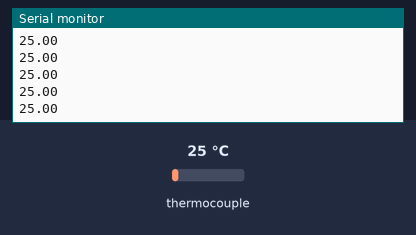
A sketch run on a simulated Arduino Uno, built with avr-gcc and run on an emulated ATmega328P. On the bench: the last lines printed to the serial monitor. The inputs (shaded band) are chosen by the test bench; at power-on: thermocouple 25 °C.

Above: at 1.7 s.
1.8 s: thermocouple set to 6 °C
At 2.3 s:
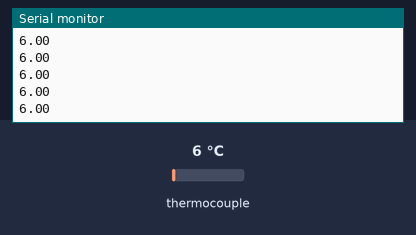
3.3 s: thermocouple set to 75 °C
At 4.1 s:
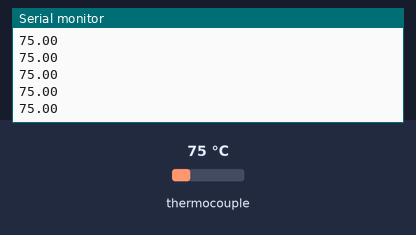
Timing chart, 0 to 6.3 s (numbered marks = the images above; inputs shaded):
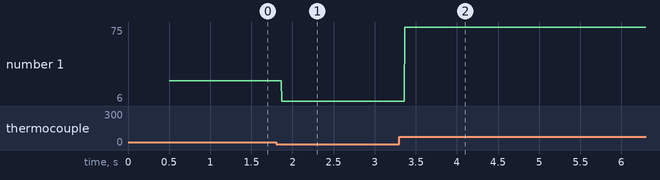

Measured:
- after the input at 1.8 s, the serial monitor: prints a new line after 0.07 s (image 1)
- after the input at 3.3 s, the serial monitor: prints a new line after 0.07 s (image 2)
- plotted number 1: 25 → 6 after the input at 1.8 s, 6 → 75 after the input at 3.3 s

The sketch:

index.ino
```cpp
// this example is public domain. enjoy! https://learn.adafruit.com/thermocouple/

#include "max6675.h"

int thermoDO = 19;
int thermoCS = 23;
int thermoCLK = 5;

MAX6675 thermocouple(thermoCLK, thermoCS, thermoDO);

void setup() {
  Serial.begin(9600);

  Serial.println("MAX6675 test");
  // wait for MAX chip to stabilize
  delay(500);
}

void loop() {
  // basic readout test, just print the current temp
  Serial.println(thermocouple.readCelsius());
}
```
